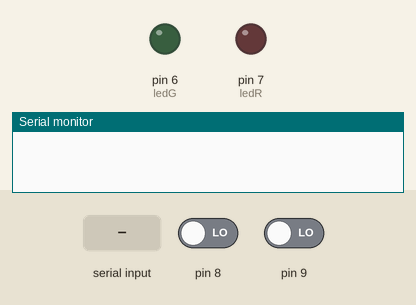
Bench run of a sketch on a simulated Arduino Uno, built with avr-gcc and run on an emulated ATmega328P. Parts: output pins drawn as LEDs (lit = HIGH), the last lines printed to the serial monitor. The inputs (shaded band) are chosen by the test bench; at power-on: pin 8 LOW, pin 9 LOW.

Above: at 1.2 s.
1.3 s: "90,45\n" received over Serial
At 1.51 s:
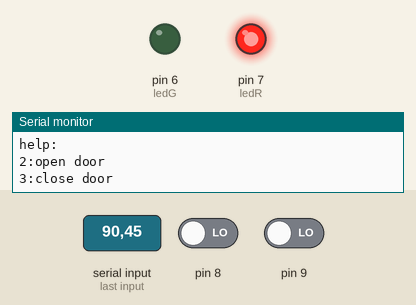
4.3 s: "30,150\n" received over Serial
Timing chart, 0 to 7.7 s (numbered marks = the images above; inputs shaded):
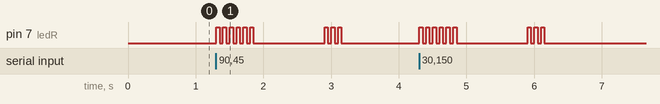

The sketch:

porte_colisont_V4.ino
```cpp
#include <Stepper.h>

int spr = 64 ;

int ledR=7,ledG=6;

int Order;

Stepper moto (spr,  4, 6 , 5 , 7 );

void setup() {
  moto .setSpeed( 500 );

  pinMode(ledR,OUTPUT);
  pinMode(ledG,OUTPUT);
  pinMode(8,INPUT);
  pinMode(9,INPUT);

  Serial.begin(9600);
}

void loop() {
  int val1=digitalRead(8);
  int val2=digitalRead(9);

  while (Serial.available()==0){}

  Order=Serial.parseInt();

  if (Order=1){
    Serial.println("help:");
    Serial.println("2:open door");
    Serial.println("3:close door");
  }
  if (Order=2){
    if (val1=0){
      digitalWrite(ledR,LOW);
      Blink(ledG);

      moto.step(10*spr);
    }

    if (val1=1){
      digitalWrite(ledG,LOW);
      Blink(ledR);

      Serial.println("it old redi open");
    }
  }
  else if (Order=3){
    if (val2=0){
      digitalWrite(ledR,LOW);
      Blink(ledG);

      moto.step(-10*spr);
    }

    else if (val2=1){
      digitalWrite(ledG,LOW);
      Blink(ledR);

      Serial.println("it old redi close");
    }
  }
}

void Blink(int pin){
  for (int i=0;i<3;i++){
    digitalWrite(pin,HIGH);
    delay(50);
    digitalWrite(pin,LOW);
    delay(50);
  }
}
```
